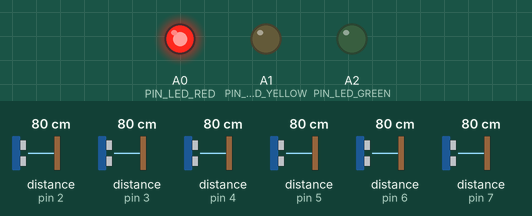
A sketch run on a simulated Arduino Uno, built with avr-gcc and run on an emulated ATmega328P. On the bench: output pins drawn as LEDs (lit = HIGH). Wiring (inferred from the names in the program): 6 × ultrasonic range finder: trigger pin 8, echo pin 2 / trigger pin 9, echo pin 3 / trigger pin 10, echo pin 4 / trigger pin 11, echo pin 5 / trigger pin 12, echo pin 6 / trigger pin 13, echo pin 7. Inputs (shaded band) come from the test bench; at power-on: distance to the obstacle (sensors on pin 4, pin 7, pin 2, pin 3, pin 5, pin 6) 80 cm. The echo pulse lasts 58.3 µs per cm; pins used as bus, display or sensor lines are not drawn; what the sketch prints to the serial monitor is not drawn.

Above: at 1.2 s.
1.3 s: distance to the obstacle (sensor on pin 4) set to 2 cm
4.3 s: distance to the obstacle (sensor on pin 7) set to 2 cm
6.4 s: distance to the obstacle (sensor on pin 4) set to 18 cm
9.0 s: distance to the obstacle (sensor on pin 7) set to 18 cm
At 31.3 s:
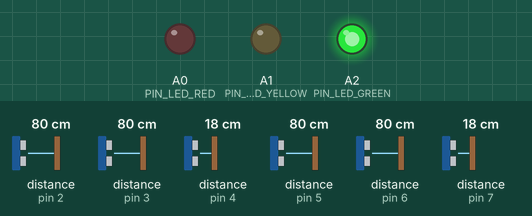
At 56.2 s:
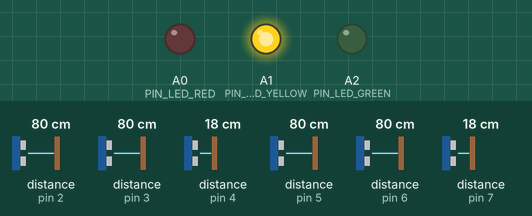
Timing chart, 0 to 56.5 s (numbered marks = the images above; inputs shaded):
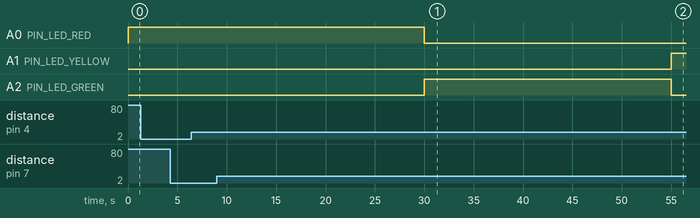

The sketch:

arduino.ino
```cpp
/*
 * ==============================================================================
 * Project: FogGuard — Low-Latency Ultrasonic Obstacle Detection & ADAS HUD
 * Module: Canonical High-Performance Interrupt-Driven (PCINT) Firmware
 * Target: Arduino Uno / Nano (ATmega328P)
 * Baud: 115200 baud
 *
 * Real-Time Architecture:
 * - Pin Change Interrupts (PCINT2_vect on Port D, pins 2..7):
 *   Captures ultrasonic ECHO rising and falling edges with microsecond precision.
 *   Zero blocking while waiting for echoes.
 * - Non-blocking round-robin ultrasonic state machine:
 *   Staggers sensor triggers by 25 ms (the physical propagation limit for 400 cm
 *   plus acoustic reverberation / decay damping to eliminate ghost echoes).
 * - High-speed JSON telemetry transmission:
 *   Transmits a single, coherent, compact JSON telemetry frame per sweep:
 *   {"seq":1024,"up":45120,"traffic":"GREEN","dur":25,"sensors":[...]}
 *   Includes sequence number, device uptime, and all sensors (with null if no echo).
 * - Physical Update Rates:
 *   - 4-sensor configuration (default): 10.0 Hz (100 ms full sweep)
 *   - 6-sensor configuration:          6.67 Hz (150 ms full sweep)
 * ==============================================================================
 */

#include <Arduino.h>

// ─── Physical Sensor Configuration ──────────────────────────────────────────
// Set to 4 for 10.0 Hz (100 ms period) or 6 for 6.67 Hz (150 ms period)
#define SENSOR_COUNT 6

  const uint8_t TRIG_PINS[6] = {10, 13, 9, 12, 11, 8};
  const uint8_t ECHO_PINS[6] = {4, 7, 3, 6, 5, 2}; // Port D pins 2..7 (PCINT18..23)
  const char* SENSOR_IDS[6] = {"S1", "S2", "S3", "S4", "S5", "S6"};
  const char* SENSOR_ZONES[6] = {
    "front_left",
    "front_center_left",
    "front_center_right",
    "front_right",
    "left_side",
    "right_side"
  };
  const unsigned long TELEMETRY_INTERVAL_MS = 150; // 6.67 Hz for 6 sensors (speed-of-sound limit)

// ─── Ultrasonic Physics & Thresholds ─────────────────────────────────────────
// Speed of sound at 20°C: ~343 m/s = 0.0343 cm/us (58.3 us/cm round trip)
// 400 cm * 58.3 us/cm = 23,320 us max round-trip echo travel time.
const unsigned long ECHO_TIMEOUT_US     = 23320UL; // 400 cm maximum window
const unsigned long MIN_ECHO_US        = 116UL;   // ~2 cm physical limit
const float         MIN_DISTANCE_CM    = 2.0;
const float         MAX_DISTANCE_CM    = 400.0;
const float         CAUTION_THRESHOLD_CM = 150.0;

// Inter-sensor trigger stagger: 25 ms allows echo travel (23.3 ms) + 1.7 ms acoustic decay
const unsigned long SENSOR_STEP_INTERVAL_MS = 25;

// ─── Traffic Signal Definitions ──────────────────────────────────────────────
const uint8_t PIN_LED_RED    = A0;
const uint8_t PIN_LED_YELLOW = A1;
const uint8_t PIN_LED_GREEN  = A2;

const unsigned long DURATION_RED    = 30; // Seconds
const unsigned long DURATION_GREEN  = 25; // Seconds
const unsigned long DURATION_YELLOW = 5;  // Seconds

enum TrafficState { STATE_RED, STATE_GREEN, STATE_YELLOW };
TrafficState currentTrafficState = STATE_RED;
unsigned long trafficStateStartTime = 0;

// ─── Interrupt Echo Storage (Atomic access via cli/sei) ──────────────────────
volatile unsigned long echoStartTime[SENSOR_COUNT];
volatile unsigned long echoEndTime[SENSOR_COUNT];
volatile bool echoReceived[SENSOR_COUNT];
volatile bool echoMeasuring[SENSOR_COUNT];
volatile uint8_t previousPinDState = 0;

// Filtered calculated distances
float currentDistances[SENSOR_COUNT];
bool  obstacleDetected[SENSOR_COUNT];

// Telemetry & Sequencer State
uint8_t currentSensorIndex = 0;
unsigned long lastTriggerTime = 0;
unsigned long lastTelemetryBroadcast = 0;
unsigned long telemetrySeq = 0;

// ─── Pin Change Interrupt Service Routine for Port D (Pins D0-D7) ────────────
ISR(PCINT2_vect) {
  uint8_t currentPinD = PIND;
  uint8_t changedPins = currentPinD ^ previousPinDState;
  unsigned long now = micros();

  // Inspect each configured echo pin (D2 through D5 or D7)
  for (uint8_t i = 0; i < SENSOR_COUNT; i++) {
    uint8_t pinBit = 1 << ECHO_PINS[i];
    if (changedPins & pinBit) {
      if (currentPinD & pinBit) {
        // Rising edge: pulse began
        echoStartTime[i] = now;
        echoMeasuring[i] = true;
      } else if (echoMeasuring[i]) {
        // Falling edge: pulse completed
        echoEndTime[i] = now;
        echoReceived[i] = true;
        echoMeasuring[i] = false;
      }
    }
  }

  previousPinDState = currentPinD;
}

// ─── Trigger Next Ultrasonic Sensor ──────────────────────────────────────────
void triggerSensor(uint8_t index) {
  // Clear measurement flags atomically
  cli();
  echoReceived[index]  = false;
  echoMeasuring[index] = false;
  echoStartTime[index] = 0;
  echoEndTime[index]   = 0;
  sei();

  // 10 microsecond trigger pulse
  digitalWrite(TRIG_PINS[index], LOW);
  delayMicroseconds(2);
  digitalWrite(TRIG_PINS[index], HIGH);
  delayMicroseconds(10);
  digitalWrite(TRIG_PINS[index], LOW);

  lastTriggerTime = millis();
}

// ─── Calculate Distance for Previously Triggered Sensor ──────────────────────
void processSensorResult(uint8_t index) {
  unsigned long start, end;
  bool received;

  cli();
  start = echoStartTime[index];
  end = echoEndTime[index];
  received = echoReceived[index];
  echoReceived[index] = false;
  sei();

  if (received && (end > start)) {
    unsigned long pulseDuration = end - start;
    if (pulseDuration >= MIN_ECHO_US && pulseDuration <= ECHO_TIMEOUT_US) {
      // Speed of sound: duration / 58.0 us per cm
      float dist = (float)pulseDuration / 58.0;
      if (dist >= MIN_DISTANCE_CM && dist <= MAX_DISTANCE_CM) {
        currentDistances[index] = dist;
        obstacleDetected[index] = (dist <= CAUTION_THRESHOLD_CM);
        return;
      }
    }
  }

  // No valid echo received or out of valid physical range
  currentDistances[index] = -1.0;
  obstacleDetected[index] = false;
}

// ─── Traffic Signal Controller ───────────────────────────────────────────────
void setTrafficLeds(TrafficState state) {
  digitalWrite(PIN_LED_RED,    state == STATE_RED    ? HIGH : LOW);
  digitalWrite(PIN_LED_YELLOW, state == STATE_YELLOW ? HIGH : LOW);
  digitalWrite(PIN_LED_GREEN,  state == STATE_GREEN  ? HIGH : LOW);
}

const char* getTrafficStateName(TrafficState state) {
  switch (state) {
    case STATE_RED:    return "RED";
    case STATE_YELLOW: return "YELLOW";
    case STATE_GREEN:  return "GREEN";
    default:           return "UNKNOWN";
  }
}

unsigned long getTrafficStateDuration(TrafficState state) {
  switch (state) {
    case STATE_RED:    return DURATION_RED;
    case STATE_YELLOW: return DURATION_YELLOW;
    case STATE_GREEN:  return DURATION_GREEN;
    default:           return 0;
  }
}

void updateTrafficSignal() {
  unsigned long elapsedSec = (millis() - trafficStateStartTime) / 1000;
  unsigned long currentDuration = getTrafficStateDuration(currentTrafficState);

  if (elapsedSec >= currentDuration) {
    switch (currentTrafficState) {
      case STATE_RED:    currentTrafficState = STATE_GREEN;  break;
      case STATE_GREEN:  currentTrafficState = STATE_YELLOW; break;
      case STATE_YELLOW: currentTrafficState = STATE_RED;    break;
    }
    trafficStateStartTime = millis();
    setTrafficLeds(currentTrafficState);
  }
}

// ─── Single Compact JSON Telemetry Frame Transmission ────────────────────────
void broadcastTelemetry() {
  unsigned long now = millis();
  telemetrySeq++;

  // Emit a single compact JSON-line:
  // {"seq":1,"up":1234,"traffic":"RED","dur":30,"sensors":[{"id":"S1","zone":"front_left","dist":45.2,"det":true},...]}
  Serial.print("{\"seq\":");
  Serial.print(telemetrySeq);
  Serial.print(",\"up\":");
  Serial.print(now);
  Serial.print(",\"traffic\":\"");
  Serial.print(getTrafficStateName(currentTrafficState));
  Serial.print("\",\"dur\":");
  Serial.print(getTrafficStateDuration(currentTrafficState));
  Serial.print(",\"sensors\":[");

  for (uint8_t i = 0; i < SENSOR_COUNT; i++) {
    if (i > 0) Serial.print(",");
    Serial.print("{\"id\":\"");
    Serial.print(SENSOR_IDS[i]);
    Serial.print("\",\"zone\":\"");
    Serial.print(SENSOR_ZONES[i]);
    Serial.print("\",\"dist\":");
    if (currentDistances[i] > 0) {
      Serial.print(currentDistances[i], 1);
    } else {
      Serial.print("null");
    }
    Serial.print(",\"det\":");
    Serial.print(obstacleDetected[i] ? "true" : "false");
    Serial.print("}");
  }

  Serial.println("]}");
}

// ─── Arduino Setup ───────────────────────────────────────────────────────────
void setup() {
  // Use high-speed 115200 baud to eliminate serial transmission latency
  Serial.begin(115200);

  // Initialize Ultrasonic Pins
  for (uint8_t i = 0; i < SENSOR_COUNT; i++) {
    pinMode(TRIG_PINS[i], OUTPUT);
    digitalWrite(TRIG_PINS[i], LOW);
    pinMode(ECHO_PINS[i], INPUT);
    currentDistances[i] = -1.0;
    obstacleDetected[i] = false;
  }

  // Initialize Traffic Signal LED Pins
  pinMode(PIN_LED_RED, OUTPUT);
  pinMode(PIN_LED_YELLOW, OUTPUT);
  pinMode(PIN_LED_GREEN, OUTPUT);

  // Record initial Port D state
  previousPinDState = PIND;

  // Configure Pin Change Interrupts on Port D (PCINT2 group covers D0-D7)
  PCICR |= (1 << PCIE2);

  // Unmask the echo pins: D2..D5 for 4 sensors, D2..D7 for 6 sensors
  uint8_t mask = 0;
  for (uint8_t i = 0; i < SENSOR_COUNT; i++) {
    // ECHO_PINS are on Port D, pin 2 is PCINT18, pin 3 is PCINT19, etc.
    mask |= (1 << (PCINT18 + (ECHO_PINS[i] - 2)));
  }
  PCMSK2 |= mask;

  // Initialize traffic state
  trafficStateStartTime = millis();
  setTrafficLeds(currentTrafficState);

  // Trigger the first sensor
  triggerSensor(0);
}

// ─── Main Real-Time Loop (Zero Blocking Delays) ──────────────────────────────
void loop() {
  unsigned long now = millis();

  // 1. Service Traffic Signal State Machine
  updateTrafficSignal();

  // 2. Round-Robin Sensor Sequencer (25 ms per sensor step)
  if (now - lastTriggerTime >= SENSOR_STEP_INTERVAL_MS) {
    // Process results from previously triggered sensor
    processSensorResult(currentSensorIndex);

    // Advance to next sensor
    currentSensorIndex = (currentSensorIndex + 1) % SENSOR_COUNT;

    // Trigger next sensor
    triggerSensor(currentSensorIndex);
  }

  // 3. Telemetry Broadcast at Target Frequency (10 Hz for 4 sensors)
  if (now - lastTelemetryBroadcast >= TELEMETRY_INTERVAL_MS) {
    lastTelemetryBroadcast = now;
    broadcastTelemetry();
  }
}
```

Measured:
- after the input at 1.3 s, every drawn part: stays the same
- after the input at 4.3 s, every drawn part: stays the same
- after the input at 6.4 s, every drawn part: stays the same
